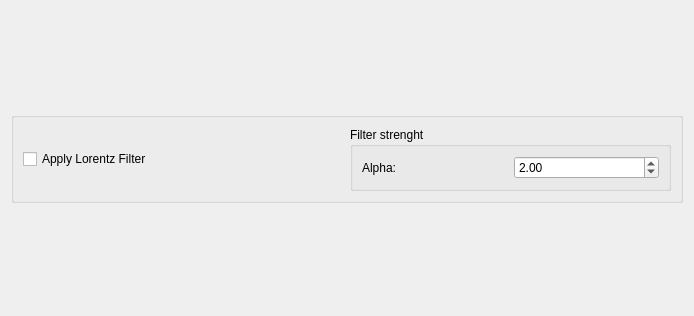
              <widget class="QWidget" name="page_EdgeEnhancement">
               <property name="geometry">
                <rect>
                 <x>0</x>
                 <y>0</y>
                 <width>694</width>
                 <height>316</height>
                </rect>
               </property>
               <attribute name="label">
                <string>Edge Enhancement (Lorentz Filter)</string>
               </attribute>
               <layout class="QVBoxLayout" name="verticalLayout_27">
                <item>
                 <widget class="QGroupBox" name="groupBox_EnhanceParams">
                  <property name="enabled">
                   <bool>true</bool>
                  </property>
                  <property name="sizePolicy">
                   <sizepolicy hsizetype="Preferred" vsizetype="Fixed">
                    <horstretch>0</horstretch>
                    <verstretch>0</verstretch>
                   </sizepolicy>
                  </property>
                  <property name="title">
                   <string/>
                  </property>
                  <layout class="QHBoxLayout" name="horizontalLayout_23">
                   <item>
                    <widget class="QCheckBox" name="checkBox_applyLorentzFilter">
                     <property name="text">
                      <string>Apply Lorentz Filter</string>
                     </property>
                    </widget>
                   </item>
                   <item>
                    <widget class="QGroupBox" name="groupBox_8">
                     <property name="title">
                      <string>Filter strenght </string>
                     </property>
                     <layout class="QVBoxLayout" name="verticalLayout_28">
                      <item>
                       <layout class="QHBoxLayout" name="horizontalLayout_25">
                        <item>
                         <widget class="QLabel" name="label_9">
                          <property name="text">
                           <string>Alpha:</string>
                          </property>
                         </widget>
                        </item>
                        <item>
                         <widget class="QDoubleSpinBox" name="doubleSpinBox_filterStrengthAlpha">
                          <property name="maximum">
                           <double>1000000.000000000000000</double>
                          </property>
                          <property name="value">
                           <double>2.000000000000000</double>
                          </property>
                         </widget>
                        </item>
                       </layout>
                      </item>
                     </layout>
                    </widget>
                   </item>
                  </layout>
                 </widget>
                </item>
               </layout>
              </widget>
